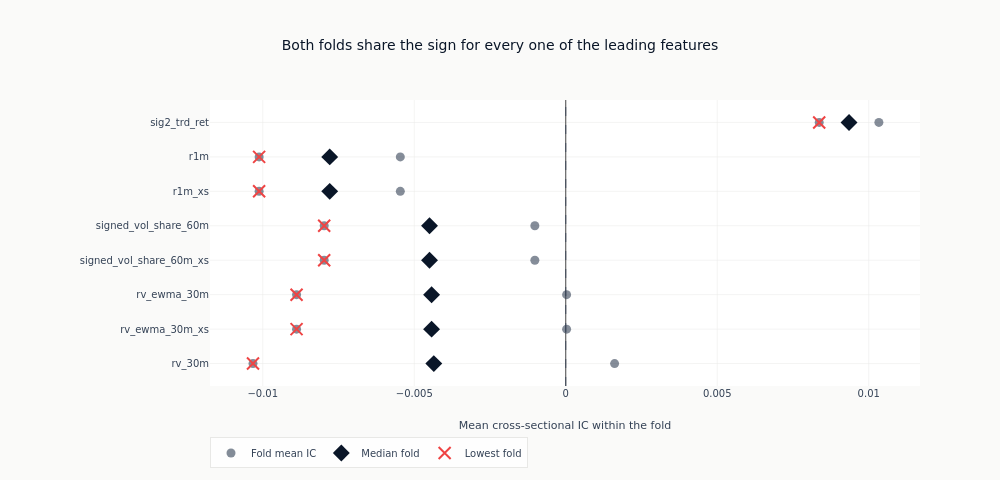

Notebook code cell kept with this figure:
### Code cell
stability_features = [name for name in reversed(leaders) if name in fold_stats]
if stability_features:
    fig = go.Figure()
    _ = fig.add_trace(
        go.Scatter(
            x=[value for name in stability_features for value in fold_stats[name]["fold_ics"]],
            y=[name for name in stability_features for _ in fold_stats[name]["fold_ics"]],
            mode="markers",
            marker={"color": COLORS["neutral"], "size": 9, "opacity": 0.6},
            name="Fold mean IC",
        )
    )
    _ = fig.add_trace(
        go.Scatter(
            x=[fold_stats[name]["median_fold_ic"] for name in stability_features],
            y=stability_features,
            mode="markers",
            marker={"color": COLORS["blue"], "size": 13, "symbol": "diamond"},
            name="Median fold",
        )
    )
    _ = fig.add_trace(
        go.Scatter(
            x=[fold_stats[name]["worst_fold_ic"] for name in stability_features],
            y=stability_features,
            mode="markers",
            marker={
                "color": COLORS["negative"],
                "size": 12,
                "symbol": "x-thin",
                "line": {"width": 2, "color": COLORS["negative"]},
            },
            name="Lowest fold",
        )
    )
    _ = fig.add_vline(x=0, line={"color": COLORS["neutral"], "width": 0.8, "dash": "dash"})
    fig.update_layout(
        title="Both folds share the sign for every one of the leading features",
        xaxis_title="Mean cross-sectional IC within the fold",
        height=480,
        width=1000,
        margin={"l": 210},
        legend={"orientation": "h", "y": -0.18},
    )
    fig.show()

### Figure 1 — Plotly figure (JSON) as saved in the notebook; plotly's stock layout.template omitted (floating-point values rounded to 4 significant figures)
{"data": [{"marker": {"color": "#334155", "opacity": 0.6, "size": 9}, "mode": "markers", "name": "Fold mean IC", "type": "scatter", "x": [-0.01032, 0.001612, -0.008884, 2.856e-05, -0.008884, 2.856e-05, -0.007972, -0.00102, -0.007972, -0.00102, -0.01012, -0.00546, -0.01012, -0.00546, 0.008365, 0.01033], "y": ["rv_30m", "rv_30m", "rv_ewma_30m_xs", "rv_ewma_30m_xs", "rv_ewma_30m", "rv_ewma_30m", "signed_vol_share_60m_xs", "signed_vol_share_60m_xs", "signed_vol_share_60m", "signed_vol_share_60m", "r1m_xs", "r1m_xs", "r1m", "r1m", "sig2_trd_ret", "sig2_trd_ret"]}, {"marker": {"color": "#0a1628", "size": 13, "symbol": "diamond"}, "mode": "markers", "name": "Median fold", "type": "scatter", "x": [-0.004355, -0.004428, -0.004428, -0.004496, -0.004496, -0.00779, -0.00779, 0.00935], "y": ["rv_30m", "rv_ewma_30m_xs", "rv_ewma_30m", "signed_vol_share_60m_xs", "signed_vol_share_60m", "r1m_xs", "r1m", "sig2_trd_ret"]}, {"marker": {"color": "#ef4444", "line": {"color": "#ef4444", "width": 2}, "size": 12, "symbol": "x-thin"}, "mode": "markers", "name": "Lowest fold", "type": "scatter", "x": [-0.01032, -0.008884, -0.008884, -0.007972, -0.007972, -0.01012, -0.01012, 0.008365], "y": ["rv_30m", "rv_ewma_30m_xs", "rv_ewma_30m", "signed_vol_share_60m_xs", "signed_vol_share_60m", "r1m_xs", "r1m", "sig2_trd_ret"]}], "layout": {"height": 480, "legend": {"orientation": "h", "y": -0.18}, "margin": {"l": 210}, "shapes": [{"line": {"color": "#334155", "dash": "dash", "width": 0.8}, "type": "line", "x0": 0, "x1": 0, "xref": "x", "y0": 0, "y1": 1, "yref": "y domain"}], "title": {"text": "Both folds share the sign for every one of the leading features"}, "width": 1000, "xaxis": {"title": {"text": "Mean cross-sectional IC within the fold"}}}}
